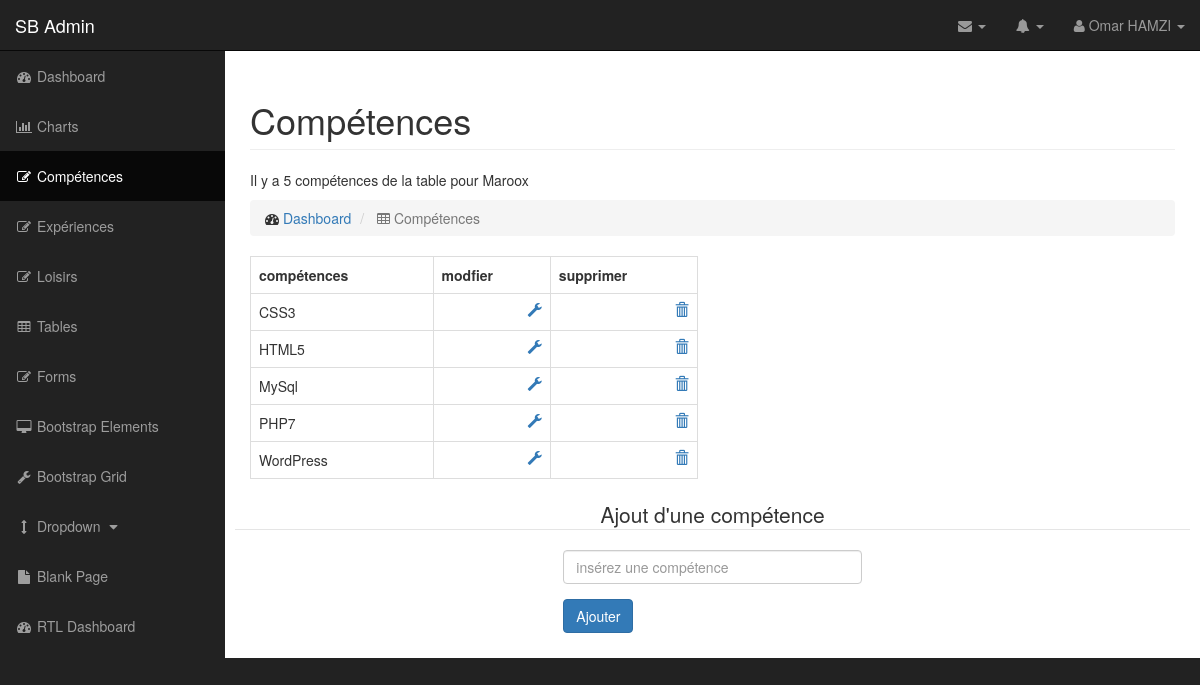
Page /oxygen/admin/competence.php on the committed database.
### tables this page shows
CREATE TABLE `t_utilisateurs` (
  `id_utilisateur` int(15) NOT NULL COMMENT 'identifiant utilisateur',
  `prenom` varchar(25) NOT NULL COMMENT 'prenom user ',
  `nom` varchar(25) NOT NULL COMMENT 'nom user',
  `email` varchar(25) NOT NULL COMMENT 'email user',
  `telephone` varchar(20) NOT NULL COMMENT 'telephone user',
  `mdp` varchar(15) NOT NULL COMMENT 'mot de passe',
  `pseudo` varchar(15) NOT NULL COMMENT 'pseudo user',
  `avatar` varchar(15) NOT NULL COMMENT 'image ou icone avatar',
  `age` int(5) NOT NULL COMMENT 'age user',
  `date_naissance` date NOT NULL COMMENT 'date de naissance ',
  `sexe` enum('Femme','Homme') NOT NULL COMMENT 'sexe user',
  `etat_civil` enum('M.','Mme') NOT NULL COMMENT 'etat civil user',
  `statut_marital` enum('Marié','Divorcé','Célébataire') NOT NULL,
  `adresse` text NOT NULL,
  `code_postal` int(5) NOT NULL,
  `ville` varchar(25) NOT NULL,
  `pays` varchar(25) NOT NULL
);

CREATE TABLE `t_competences` (
  `id_competence` int(11) NOT NULL,
  `competence` varchar(45) NOT NULL,
  `niveau` int(3) NOT NULL,
  `utilisateur_id` int(11) NOT NULL
);

### oxygen/admin/competence.php (the view, shortened to what this page needs)
<?php require '../connexion/connexion.php' ?>
<!DOCTYPE html>
<html lang="en">
<head>
<?php
$sql = $pdocv->query("SELECT * FROM t_utilisateurs WHERE id_utilisateur = '1' ");
$ligne_utilisateur = $sql->fetch();
?>
    <link href="css/bootstrap.min.css" rel="stylesheet">
    <link href="css/sb-admin.css" rel="stylesheet">
    <link href="font-awesome/css/font-awesome.min.css" rel="stylesheet" type="text/css">
</head>
<body>
    <div id="wrapper">
        <nav class="navbar navbar-inverse navbar-fixed-top" role="navigation">
            <div class="navbar-header">
                <a class="navbar-brand" href="index.html">SB Admin</a>
            </div>
            <ul class="nav navbar-right top-nav">
                <li class="dropdown">
                    <a href="#" class="dropdown-toggle" data-toggle="dropdown"><i class="fa fa-envelope"></i> <b class="caret"></b></a>
                </li>
                <li class="dropdown">
                    <a href="#" class="dropdown-toggle" data-toggle="dropdown"><i class="fa fa-bell"></i> <b class="caret"></b></a>
                </li>
                <li class="dropdown">
                    <a href="#" class="dropdown-toggle" data-toggle="dropdown"><i class="fa fa-user"></i> <?php echo $ligne_utilisateur['prenom'].' '.$ligne_utilisateur['nom'];?> <b class="caret"></b></a>
                </li>
            </ul>
            <div class="collapse navbar-collapse navbar-ex1-collapse">
                <ul class="nav navbar-nav side-nav">
                    <li>
                        <a href="index.php"><i class="fa fa-fw fa-dashboard"></i> Dashboard</a>
                    </li>
                    <li>
                        <a href="charts.php"><i class="fa fa-fw fa-bar-chart-o"></i> Charts</a>
                    </li>
                     <li class="active">
                        <a href="competence.php"><i class="fa fa-fw fa-edit"></i> Compétences</a>
                    </li>
                    <li>
                        <a href="experience.php"><i class="fa fa-fw fa-edit"></i> Expériences</a>
                    </li>
                    <li>
                        <a href="loisir.php"><i class="fa fa-fw fa-edit"></i> Loisirs</a>
                    </li>
                    <li >
                        <a href="tables.php"><i class="fa fa-fw fa-table"></i> Tables</a>
                    </li>
                    <li>
                        <a href="forms.php"><i class="fa fa-fw fa-edit"></i> Forms</a>
                    </li>
                    <li>
                        <a href="bootstrap-elements.html"><i class="fa fa-fw fa-desktop"></i> Bootstrap Elements</a>
                    </li>
                    <li>
                        <a href="bootstrap-grid.html"><i class="fa fa-fw fa-wrench"></i> Bootstrap Grid</a>
                    </li>
                    <li>
                        <a href="javascript:;" data-toggle="collapse" data-target="#demo"><i class="fa fa-fw fa-arrows-v"></i> Dropdown <i class="fa fa-fw fa-caret-down"></i></a>
                    </li>
                    <li>
                        <a href="blank-page.php"><i class="fa fa-fw fa-file"></i> Blank Page</a>
                    </li>
                    <li>
                        <a href="index-rtl.php"><i class="fa fa-fw fa-dashboard"></i> RTL Dashboard</a>
                    </li>
                </ul>
            </div>
        </nav>
        <div id="page-wrapper">
            <div class="container-fluid">
                <?php
                    $competence = $pdocv->prepare("SELECT * FROM t_competences WHERE utilisateur_id = '1' ORDER BY competence ASC ");
                    $competence->execute();
                    $nbr_competences = $competence->rowCount();
                ?>
                <div class="row">
                    <div class="col-lg-12">
                        <h1 class="page-header">Compétences</h1>
                        <p> Il y a <?php echo $nbr_competences; ?> compétences de la table pour <?php echo $ligne_utilisateur['pseudo']; ?> </p>
                        <ol class="breadcrumb">
                            <li>
                                <i class="fa fa-dashboard"></i>  <a href="index.php">Dashboard</a>
                            </li>
                            <li class="active">
                                <i class="fa fa-table"></i> Compétences
                            </li>
                        </ol>
                    </div>
                </div>
                <div class="row">
                    <div class="col-lg-6">
                        <div class="table-responsive">
                            <table class="table table-bordered table-hover">
                                <tbody>
                                    <tr>
                                        <th>compétences</th>
                                        <th>modfier</th>
                                        <th>supprimer</th>
                                    </tr>
                                    <tr>
                                        <?php while ($ligne_competence = $competence->fetch()) { ?>
                                        <td><?php echo $ligne_competence['competence']; ?></td>
                                        <td><a href="modif_competence.php?id_competence=<?php echo $ligne_competence['id_competence'];?>"><span class="glyphicon glyphicon-wrench pull-right"></span></a></td>
                                        <td><a class="supp" href="competence.php?id_competence=<?php echo $ligne_competence['id_competence'];?>"><span class="glyphicon glyphicon-trash pull-right"></span></a></td>
                                    </tr>
                                         <?php }?>
                                </tbody>
                            </table>
                        </div>
                    </div>
                </div>
 <div class="row">
    <form class="form-horizontal" method="post" action="competence.php">
    <fieldset>
    <legend style="text-align:center;"> Ajout d'une compétence</legend>
    <div class="form-group">
      <label class="col-md-4 control-label" for="competence"></label>
      <div class="col-md-4">
      <input id="competence" name="competence" type="text" placeholder="insérez une compétence" class="form-control input-md">
      </div>
    </div>
    <div class="form-group">
      <label class="col-md-4 control-label" for="button"></label>
      <div class="col-md-4">
        <input  type="submit" class="btn btn-primary" value="Ajouter">
      </div>
    </div>
    </fieldset>
    </form>
</div>
</div>
</div>
</div>
</body>
</html>

### oxygen/admin/css/sb-admin.css (style rules this page uses)
body { margin-top: 100px; background-color: #222; }
@media (min-width:768px) { body { margin-top: 50px; } }
#wrapper { padding-left: 0; }
#page-wrapper { width: 100%; padding: 0; background-color: #fff; }
@media (min-width:768px) { #wrapper { padding-left: 225px; } }
@media (min-width:768px) { #page-wrapper { padding: 10px; } }
.top-nav { padding: 0 15px; }
.top-nav>li { display: inline-block; float: left; }
.top-nav>li>a { padding-top: 15px; padding-bottom: 15px; line-height: 20px; color: #999; }
@media (min-width:768px) { .side-nav { position: fixed; top: 51px; left: 225px; width: 225px; margin-left: -225px; border: none; border-radius: 0; overflow-y: auto; background-color: #222; bottom: 0; overflow-x: hidden; padding-bottom: 40px; } }
@media (min-width:768px) { .side-nav>li>a { width: 225px; } }

### rows in the picture
t_utilisateurs: prenom "Omar", nom "HAMZI", pseudo "Maroox"
t_competences: competence "CSS3"
t_competences: competence "HTML5"
t_competences: competence "MySql"
t_competences: competence "PHP7"
t_competences: competence "WordPress"

### other values in the picture
$nbr_competences "5"
